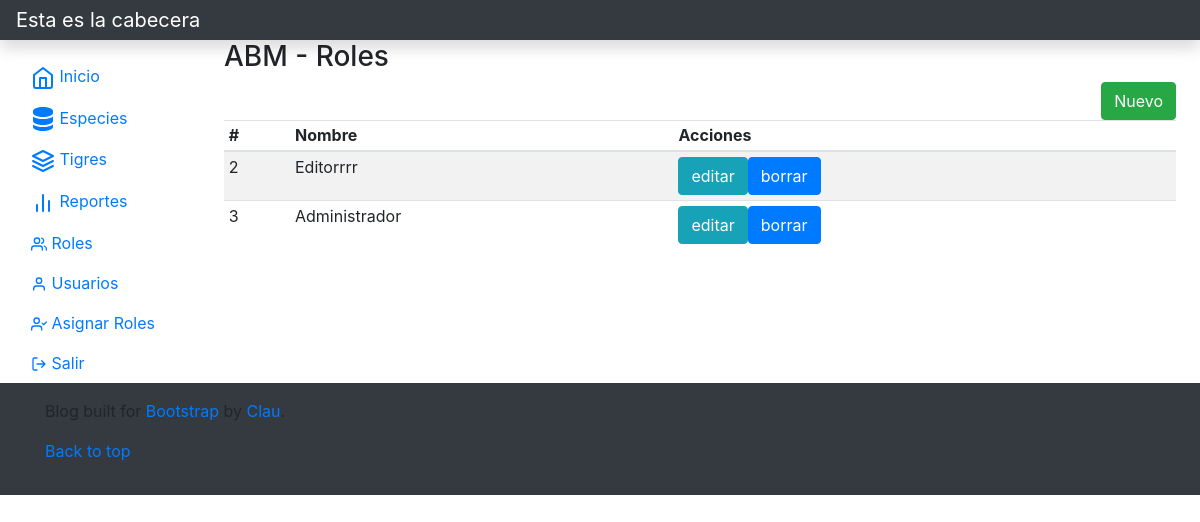
The app's page /vista/rol/index.php (signed in) with its own data.
### tables this page shows
CREATE TABLE `rol` (
  `idrol` int(11) NOT NULL,
  `rodescripcion` varchar(100) NOT NULL
);

### modelo/conector/BaseDatos.php (called while the page is built, shortened)
<?php
class BaseDatos extends PDO {
  	private $conec;
  	private $indice;
  	private $resultado;
    public function __construct(){
        $this->indice =0;
        try {
           $this->conec=true;
        }catch (PDOException $e) {
            $this->error = $e->getMessage();
            $this->conec=false;
        }
    }
    public function Iniciar(){
        return $this->getConec();
    }
    public function getConec(){
        return $this->conec;
    }
    public function setSQL($e){
        return "\n".$this->sql = $e;
    }
    public function Ejecutar($sql){
        if ( stristr($sql,"select")){
            $resp =  $this->EjecutarSelect($sql);
        }
        return $resp;
   }
   private function EjecutarSelect($sql){
       $cant = -1;
       try {
           $resultado=parent::query($sql);
       if($resultado){
        $arregloResult = $resultado->fetchAll();
        $cant = count($arregloResult);
       }
        }  catch (PDOException $e) {
            $this->analizarDebug();
        }
       return $cant;
   }
   public function Registro() {
       $filaActual = false;
       $indiceActual = $this->getIndice();
       if ($indiceActual>=0) {
           $filas = $this->getResultado();
           if($indiceActual<count($filas)){
               $filaActual =  $filas[$indiceActual];
           }else {
               $this->setIndice(-1);
           }
       }
       return $filaActual;
   }
   private function setIndice ($valor){
       $this->indice = $valor;
   }
   private function getIndice (){
       return $this->indice;
   }
   private function setResultado($valor){
       $this->resultado = $valor;
   }
   private function getResultado(){
      return $this->resultado;
   }
}

### modelo/Rol.php (called while the page is built, shortened)
<?php
class Rol extends BaseDatos
{
    private $idrol;
    private $rodescripcion;
    public function __construct(){
        $this->idrol="";
        $this->rodescripcion="";
       }
    public function getidrol(){  return $this->idrol;}
    public function setidrol($idrol){     $this->idrol = $idrol;    }
    public function getrodescripcion(){      return $this->rodescripcion;     }
    public function setrodescripcion($rodescripcion){  $this->rodescripcion = $rodescripcion;    }
    public function cargar(){
        $resp = false;
        $sql="SELECT * FROM rol WHERE idrol = ".$this->getidrol();
        if ($this->Iniciar()) {
            $res = $this->Ejecutar($sql);
            if($res>-1){
                if($res>0){
                    $row = $this->Registro();
                }
            }
        } else {
            $this->setmensajeoperacion("rol->listar: ".$this->getError());
        }
        return $resp;
    }
    public function listar($parametro=""){
        $arreglo = array();
        $sql="SELECT * FROM rol ";
        if ($parametro!="") {
            $sql.='WHERE '.$parametro;
        }
        if ($this->Iniciar()) {
        $res = $this->Ejecutar($sql);
        if($res>-1){
            if($res>0){
                while ($row = $this->Registro()){
                    $obj= new Rol();
                    $obj->setidrol($row['idrol']);
                    $obj->cargar();
                    array_push($arreglo, $obj);
                }
            }
        }
        else {
           $this->setmensajeoperacion("rol->listar: ".$this->getError());
        }
        }
        return $arreglo;
    }
}
?>

### control/ABMRol.php (called while the page is built, shortened)
<?php
class ABMRol{
    public function buscar($param){
        $where = " true ";
        $obj = new Rol();
        $arreglo = $obj->listar($where);
        return $arreglo;
    }
}
?>

### vista/rol/index.php (the view, shortened to what this page needs)
<?php
include_once("../estructura/cabeceraBT.php");
$obj= new ABMRol();
$lista = $obj->buscar(null);
?>
<h3>ABM - Roles</h3>
<div class="row float-right">
    <div class="col-md-12 float-right">
        <a class="btn btn-success" role="button" href="editar.php?accion=nuevo&idrol=-1">Nuevo</a>
    </div>
</div>
<div class="table-responsive">
    <table class="table table-striped table-sm">
        <thead>
        <tr>
            <th scope="col">#</th>
            <th scope="col">Nombre</th>
            <th scope="col">Acciones</th>
        </tr>
        </thead>
        <tbody>
<?php
 if( count($lista)>0){
    foreach ($lista as $objTabla) {
        echo '<tr><td>'.$objTabla->getidrol().'</td>';
        echo '<td>'.$objTabla->getrodescripcion().'</td>';
        echo '<td><a class="btn btn-info" role="button" href="editar.php?accion=editar&idrol='.$objTabla->getidrol().'">editar</a>';
        echo '<a class="btn btn-primary" role="button" href="editar.php?accion=borrar&idrol='.$objTabla->getidrol().'">borrar</a></td></tr>';
	}
}
?>
        </tbody>
    </table>
</div>
<?php
include_once("../estructura/pieBT.php");
?>

### records on screen
rol: idrol "2", rodescripcion "Editorrrr"
rol: idrol "3", rodescripcion "Administrador"
